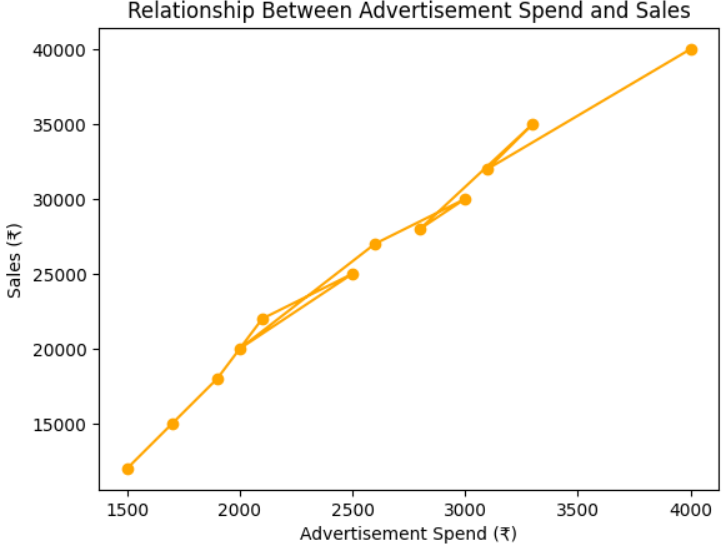

Generate this figure with Python:
ad_spend = [1500,1700,1900,2100,2500,2000,2600,3000,2800,3300,3100,4000]

plt.plot(ad_spend, sales, marker='o', linestyle='-', color='orange')
plt.title("Relationship Between Advertisement Spend and Sales")
plt.xlabel("Advertisement Spend (₹)")
plt.ylabel("Sales (₹)")
plt.show()
